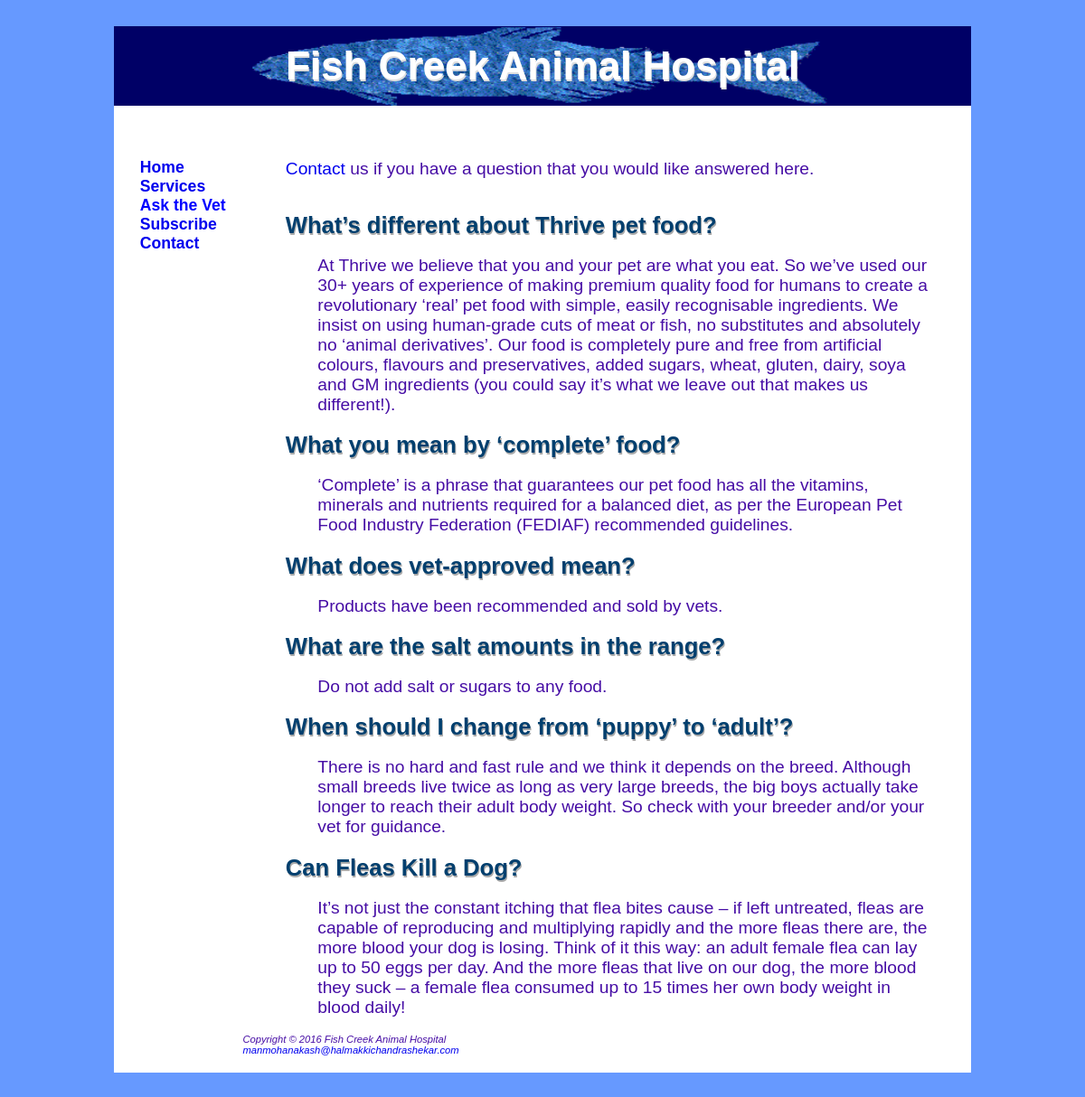
/askvet.php, run on the app's committed database.
### tables this page shows
CREATE TABLE IF NOT EXISTS `questions` (
`questionid` int(10) NOT NULL,
  `question` tinytext NOT NULL,
  `answer` text
);

### askvet.php (the view, shortened to what this page needs)
<!doctype html>
<html>
<head>
	<link rel="stylesheet" type="text/css" href="fishcreek.css">
</head>
<body>
<?php
	$HOSTNAME = 'localhost';
$USERNAME = 'id4935381_akash';
$PASSWORD = 'lawsuite';
$DATABASE = 'id4935381_sharehouse';
	$con = new mysqli($HOSTNAME, $USERNAME, $PASSWORD, $DATABASE);
?>
<div id="container">
	<h1>Fish Creek Animal Hospital</h1>
	<nav role="navigation">
	<a href="index.php">Home</a><br>
	<a href="services.php">Services</a><br>
	<a href="">Ask the Vet</a><br>
	<a href="subscribe.php">Subscribe</a><br>
	<a href="contact.php">Contact</a><br>
	</nav>
	<section>
	<p><a href="contact.php">Contact</a> us if you have a question that you would like answered here.<br></p><br>
	<?php
	$query = "SELECT * FROM questions";
	$result=mysqli_query($con,$query);
	if($result->num_rows == 0){
		echo '<h4 style="color:red;">Something went wrong while loading questions. Please try again later</h4>';
	}else{
			while ($row = $result->fetch_array()) {
				echo '<h4>'.$row[1].'</h4><p class="answer">'.$row[2].'</p>';
			}
		}
	$con->close();?>
	</section>
	<footer>
	Copyright &copy; 2016 Fish Creek Animal Hospital<br>
	<a href="mailto:manmohanakash@halmakkichandrashekar.com">manmohanakash@halmakkichandrashekar.com</a>
	</footer>
</body>
</html>

### fishcreek.css (style rules this page uses)
body { font-family:Verdana,Arial,sans-serif; background-color:#6699ff; }
#container { background-color:white; width:80%; margin:0% 0% 0% 10%; }
h1 { line-height:200%; background-image: url("images/bigfish.gif"); background-size:100% 100%; color:#ffffff; text-align:center; font-size:2.75em; text-shadow: 1px 2px #dedede; }
h4 { padding: 0px; margin: 0px; color:#003f6e; text-shadow: 1px 2px #aaa; font-size:1.6em; }
nav { font-weight:bold; font-size:1.1em; float:left; width:12%; margin:3% 0% 0% 3%; }
section { display:block; padding-left:15%; background-color:white; margin:0% 0% 0% 0%; padding:1% 5% 0% 5%; height:65vh; overflow:auto; }
footer { color:#460da5; font-style:italic; font-size:0.70em; height:100%; margin:0% 0% 0% 0%; padding:2% 0% 2% 15%; }
a { text-decoration:none; }
p { color:#460da5; font-size:1.2em; font-family:Arial; padding: 0% 0% 0% 0%; }
.answer { padding: 0% 0% 0% 5%; }

### data on the page
questions: question "What’s different about Thrive pet food?", answer "At Thrive we believe that you and your pet are what you eat. So we’ve used our 30+ years of experience of making premium quality food for humans to create a revolutionary ‘real’ pet food with simple, easily recognisable ingredients. We insist on using human-grade cuts of meat or fish, no substitutes and absolutely no ‘animal derivatives’. Our food is completely pure and free from artificial colours, flavours and preservatives, added sugars, wheat, gluten, dairy, soya and GM ingredients (you could say it’s what we leave out that makes us different!)."
questions: question "What you mean by ‘complete’ food?", answer "‘Complete’ is a phrase that guarantees our pet food has all the vitamins, minerals and nutrients required for a balanced diet, as per the European Pet Food Industry Federation (FEDIAF) recommended guidelines."
questions: question "What does vet-approved mean?", answer "Products have been recommended and sold by vets."
questions: question "What are the salt amounts in the range?", answer "Do not add salt or sugars to any food."
questions: question "When should I change from ‘puppy’ to ‘adult’?", answer "There is no hard and fast rule and we think it depends on the breed. Although small breeds live twice as long as very large breeds, the big boys actually take longer to reach their adult body weight. So check with your breeder and/or your vet for guidance."
questions: question "Can Fleas Kill a Dog?", answer "It’s not just the constant itching that flea bites cause – if left untreated, fleas are capable of reproducing and multiplying rapidly and the more fleas there are, the more blood your dog is losing. Think of it this way: an adult female flea can lay up to 50 eggs per day. And the more fleas that live on our dog, the more blood they suck – a female flea consumed up to 15 times her own body weight in blood daily!"
